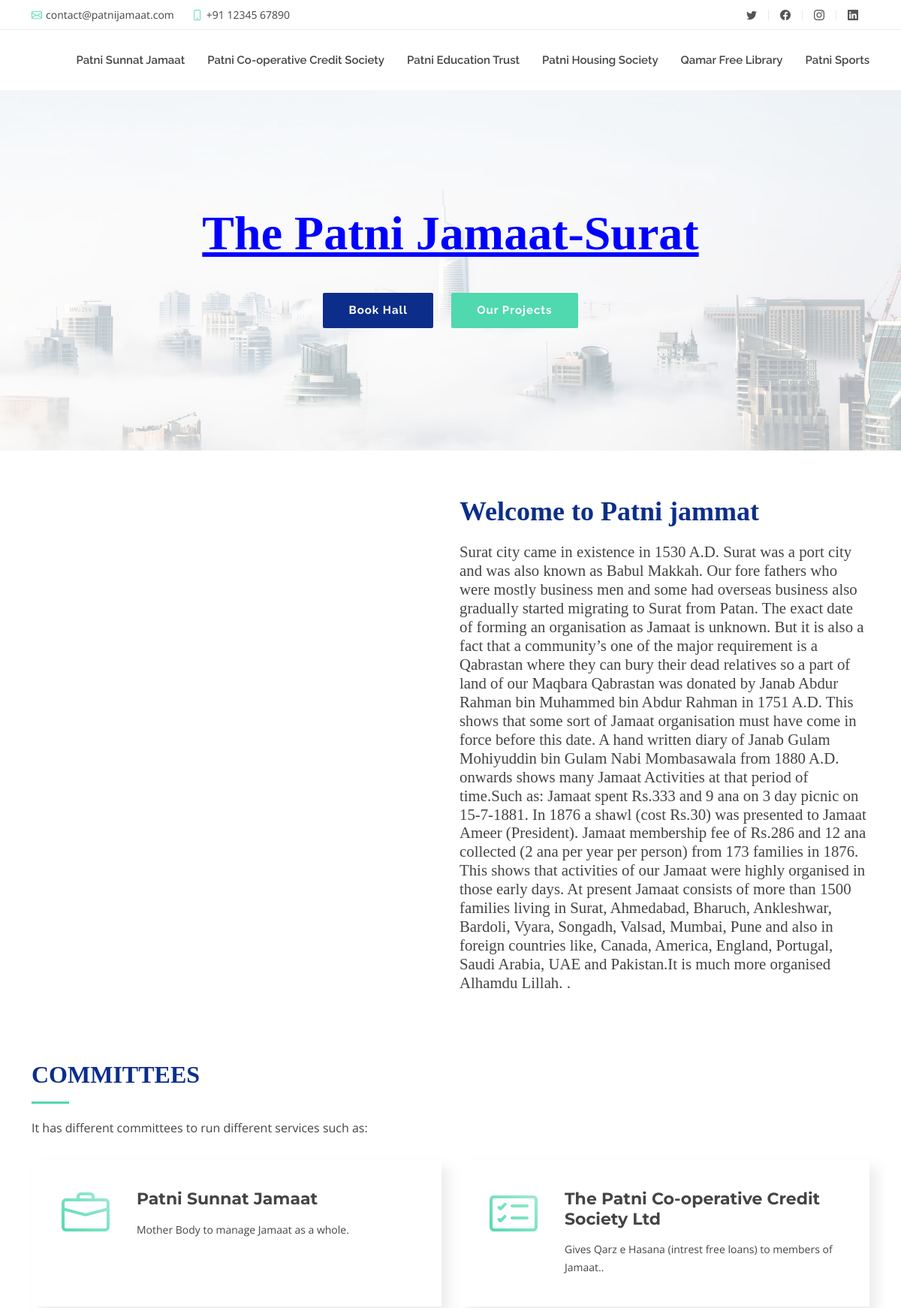
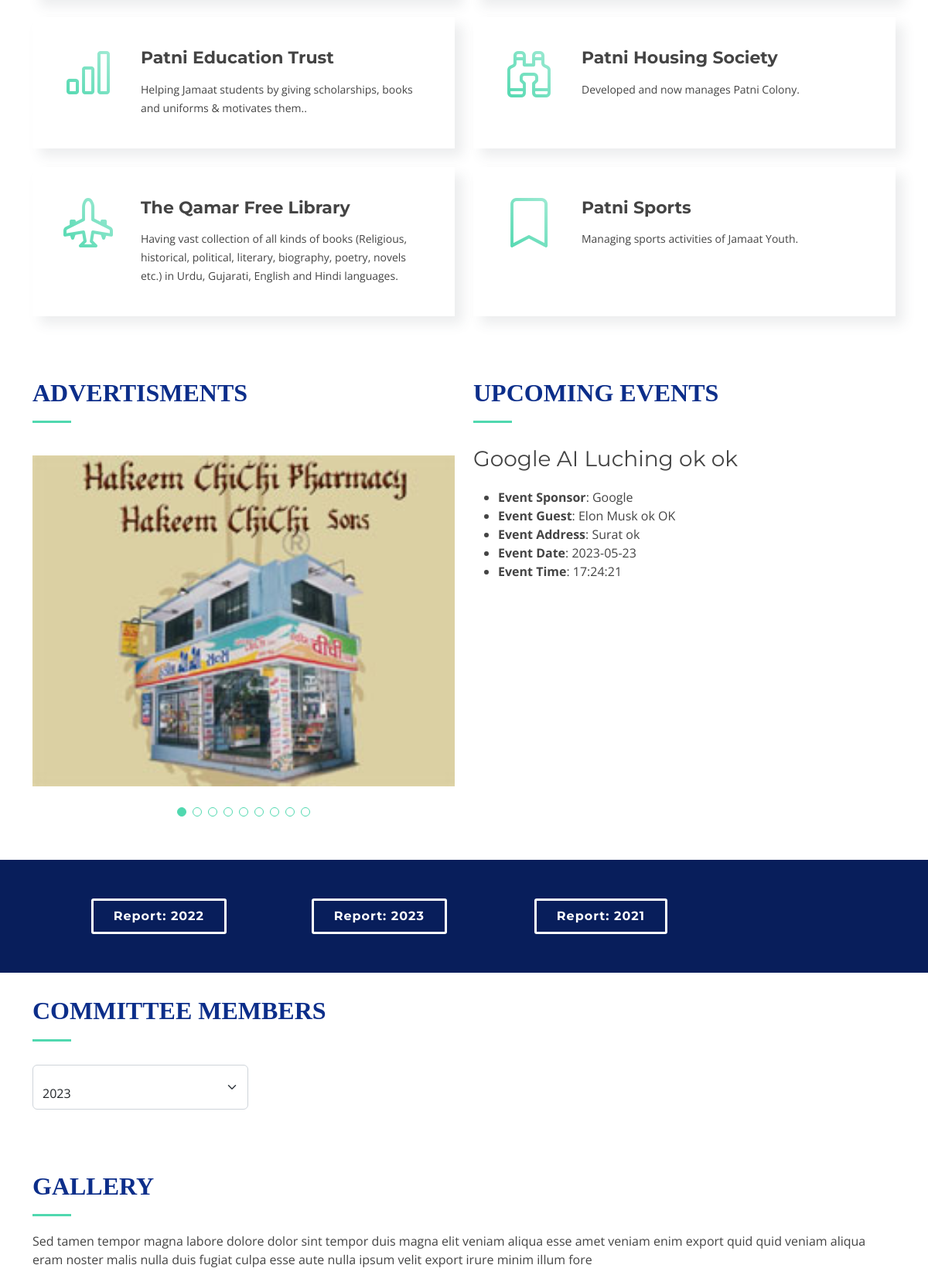
The page / (upper part) on the database its author committed (2 pictures, top to bottom).
### tables this page shows
CREATE TABLE `about` (
  `sid` int(11) NOT NULL,
  `committ_id` int(100) NOT NULL,
  `title` varchar(255) NOT NULL,
  `description` text NOT NULL,
  `filename` varchar(255) NOT NULL
);

CREATE TABLE `ads` (
  `ads_id` int(11) NOT NULL,
  `filename` varchar(255) NOT NULL
);

CREATE TABLE `even` (
  `eid` int(11) NOT NULL,
  `title` varchar(255) NOT NULL,
  `sponser` varchar(255) NOT NULL,
  `address` varchar(255) NOT NULL,
  `date` date NOT NULL,
  `time` time NOT NULL,
  `guest_name` varchar(255) NOT NULL,
  `committee_id` int(11) NOT NULL,
  `filename` varchar(500) NOT NULL
);

CREATE TABLE `report` (
  `pid` int(11) NOT NULL,
  `committee_id` int(11) NOT NULL,
  `year` varchar(255) NOT NULL,
  `filename` varchar(255) NOT NULL
);

### index.php (the view, shortened to what this page needs)
<!DOCTYPE html>
<html lang="en">
<head>
  <link rel="stylesheet" href="https://cdnjs.cloudflare.com/ajax/libs/font-awesome/4.7.0/css/font-awesome.min.css">
  <link href="assets/vendor/aos/aos.css" rel="stylesheet">
  <link href="assets/vendor/bootstrap/css/bootstrap.min.css" rel="stylesheet">
  <link href="assets/vendor/bootstrap-icons/bootstrap-icons.css" rel="stylesheet">
  <link href="assets/vendor/boxicons/css/boxicons.min.css" rel="stylesheet">
  <link href="assets/vendor/glightbox/css/glightbox.min.css" rel="stylesheet">
  <link href="assets/vendor/swiper/swiper-bundle.min.css" rel="stylesheet">
  <link href="assets/css/style.css" rel="stylesheet">
</head>
<body>
  <section id="topbar" class="d-flex align-items-center">
    <div class="container d-flex justify-content-center justify-content-md-between">
      <div class="contact-info d-flex align-items-center">
        <i class="bi bi-envelope d-flex align-items-center"><a href="mailto:contact@example.com">contact@patnijamaat.com</a></i>
        <i class="bi bi-phone d-flex align-items-center ms-4"><span>+91 12345 67890</span></i>
      </div>
      <div class="social-links d-none d-md-flex align-items-center">
        <a href="#" class="twitter"><i class="bi bi-twitter"></i></a>
        <a href="#" class="facebook"><i class="bi bi-facebook"></i></a>
        <a href="#" class="instagram"><i class="bi bi-instagram"></i></a>
        <a href="#" class="linkedin"><i class="bi bi-linkedin"></i></i></a>
      </div>
    </div>
  </section>
  <?php include 'header.php';?>
  <section id="hero">
    <div class="hero-content" data-aos="fade-up">
      <h2 style="font-family: 'DM Serif Display', serif;"><span style="color:blue";>The Patni Jamaat-Surat</span></h2>
      <div>
        <a href="#about" class="btn-get-started scrollto">Book Hall</a>
        <a href="#portfolio" class="btn-projects scrollto">Our Projects</a>
      </div>
    </div>
    <div class="hero-slider swiper">
      <div class="swiper-wrapper">
        <div class="swiper-slide" style="background-image: url('assets/img/hero-carousel/1.jpg');"></div>
        <div class="swiper-slide" style="background-image: url('assets/img/hero-carousel/5.jpg');"></div>
      </div>
    </div>
  </section>
  <main id="main">
    <section id="about">
      <div class="container" data-aos="fade-up">
        <div class="row">
        <?php
require ('config.php');
$sql = "SELECT * FROM about WHERE sid='1'";
$result = mysqli_query($conn,$sql) or die("Failed");
if(mysqli_num_rows($result)>0){
    while($row = mysqli_fetch_assoc($result)){
?>
          <div class="col-lg-6 about-img">
          </div>
          <div class="col-lg-6 content">
            <h2 style="font-family: 'DM Serif Display', serif;"><?php echo $row['title']; ?></h2>
            <h6 style="font-size: 1.3rem; font-family: 'DM Serif Display', serif;"><?php echo $row['description']; ?></h6>
			    </div>
        </div>
  <?php }}?>
      </div>
    </section>
    <section id="services">
      <div class="container" data-aos="fade-up">
        <div class="section-header">
          <h2 style="font-family: 'DM Serif Display', serif;">Committees</h2>
          <p>It has different committees to run different services such as:</p>
        </div>
        <div class="row gy-4">
          <div class="col-lg-6" data-aos="fade-up" data-aos-delay="100">
            <div class="box">
              <div class="icon"><i class="bi bi-briefcase"></i></div>
              <h4 class="title"><a href="index.php">Patni Sunnat Jamaat </a></h4>
              <p class="description">Mother Body to manage Jamaat as a whole.</p>
            </div>
          </div>
          <div class="col-lg-6" data-aos="fade-up" data-aos-delay="200">
            <div class="box">
              <div class="icon"><i class="bi bi-card-checklist"></i></div>
              <h4 class="title"><a href="patni_co-operative_credit_society.php">The Patni Co-operative Credit Society Ltd</a></h4>
              <p class="description">Gives Qarz e Hasana (intrest free loans) to members of Jamaat..</p>
            </div>
          </div>
          <div class="col-lg-6" data-aos="fade-up" data-aos-delay="300">
            <div class="box">
              <div class="icon"><i class="bi bi-bar-chart"></i></div>
              <h4 class="title"><a href="patni_education_trust.php">Patni Education Trust</a></h4>
              <p class="description">Helping Jamaat students by giving scholarships, books and uniforms & motivates them..</p>
            </div>
          </div>
          <div class="col-lg-6" data-aos="fade-up" data-aos-delay="400">
            <div class="box">
              <div class="icon"><i class="bi bi-binoculars"></i></div>
              <h4 class="title"><a href="patni_housing_society.php">Patni Housing Society</a></h4>
              <p class="description">Developed and now manages Patni Colony.</p>
            </div>
          </div>
		  <div class="col-lg-6" data-aos="fade-up" data-aos-delay="400">
            <div class="box">
              <div class="icon"><i class="bi bi-airplane-engines"></i></div>
              <h4 class="title"><a href="qamar_free_library.php">The Qamar Free Library </a></h4>
              <p class="description">Having vast collection of all kinds of books (Religious, historical, political, literary, biography, poetry, novels etc.) in Urdu, Gujarati, English and Hindi languages.</p>
            </div>
          </div>
		  <div class="col-lg-6" data-aos="fade-up" data-aos-delay="400">
            <div class="box">
              <div class="icon"><i class="bi bi-bookmark"></i></div>
              <h4 class="title"><a href="patni_sports.php">Patni Sports </a></h4>
              <p class="description">Managing sports activities of Jamaat Youth.</p>
            </div>
          </div>
        </div>
      </div>
    </section>
     <?php
require ('config.php');
$select = "SELECT * FROM even WHERE committee_id='1'";
$result3 = $conn->query($select);
?>
 <section id="portfolio-details"  class="portfolio-details">
    <div class="container">
      <div class="row">
        <div class="col-lg-6">
        <div class="section-header">
        <h2 style="font-family: 'DM Serif Display', serif;">Advertisments</h2>
      </div>
          <div class="portfolio-details-slider swiper">
            <div class="swiper-wrapper align-items-center">
            <?php
require ('config.php');
$sql = "SELECT * FROM `ads` ";
$result = mysqli_query($conn,$sql) or die("Failed");
if(mysqli_num_rows($result)>0){
    while($row = mysqli_fetch_assoc($result)){
?>
              <div class="swiper-slide">
                <img src="admin/upload/<?php echo $row['filename']; ?>" alt="">
              </div>
<?php }
}?>
            </div>
            <div class="swiper-pagination"></div>
          </div>
        </div>
        <div class="col-lg-6">
        <div class="section-header">
        <h2 style="font-family: 'DM Serif Display', serif;">Upcoming Events</h2>
      </div>
          <div class="portfolio-details-slider swiper">
            <div class="swiper-wrapper align-items-center">
              <?php
             while($row = $result3->fetch_object()){
               echo '<div class="swiper-slide active">';
             echo '<h3>'. $row->title. '</h3>';
              ?>
          <ul>
          <?php
             $category= "Event Sponsor";
             $guset="Event Guest";
             $address="Event Address";
             $date="Event Date";
             $time="Event Time";
             echo'<li><strong>'.$category.'</strong>: '.$row->sponser.'</li>';
             echo'<li><strong>'.$guset.'</strong>: '.$row->guest_name.'</li>';
             echo'<li><strong>'.$address.'</strong>: '.$row->address.'</li>';
             echo'<li><strong>'.$date.'</strong>: '.$row->date.'</li>';
             echo'<li><strong>'.$time.'</strong>: '.$row->time.'</li>';
             echo '</ul></div>';
             }
          ?>
            </div>
          </div>
        </div>
      </div>
    </div>
  </section>
    <section id="call-to-action">
      <div class="container" data-aos="zoom-out">
        <div class="row">
          <?php
require ('config.php');
$sql = "SELECT * FROM `report` WHERE committee_id='1'";
$result = mysqli_query($conn,$sql) or die("Failed");
if(mysqli_num_rows($result)>0){
    while($row = mysqli_fetch_assoc($result)){
?>
          <div class="col-lg-3 cta-btn-container text-center">
          <a class="cta-btn align-middle" href="admin/rpdf/<?php echo $row['filename'];?>">Report: <?php echo $row['year'];?></a>
          </div>
          <?php }}?>
        </div>
      </div>
    </section>
    <section id="team">
      <div class="container" data-aos="fade-up">
        <div class="section-header">
          <h2 style="font-family: 'DM Serif Display', serif;">Committee Members</h2>
        </div>
        <div class="col-lg-3 col-md-6">
          <div class="form-floating">
            <select class="form-select" id="yearSelect" style="margin-bottom: 50px;">
              <option value=''>Select Year</option>
            </select>
          </div>
        </div>
      </div>
    </section>
    <section id="portfolio" class="portfolio">
      <div class="container" data-aos="fade-up">
        <div class="section-header">
          <h2 style="font-family: 'DM Serif Display', serif;">Gallery</h2>
          <p>Sed tamen tempor magna labore dolore dolor sint tempor duis magna elit veniam aliqua esse amet veniam enim export quid quid veniam aliqua eram noster malis nulla duis fugiat culpa esse aute nulla ipsum velit export irure minim illum fore</p>
        </div>
    </section>
  </main>
</body>
</html>

### header.php (shortened to what this page needs)
<header id="header" class="d-flex align-items-center">
    <div class="container d-flex justify-content-between">
      <nav id="navbar" class="navbar">
        <ul>
          <li><a class="nav-link scrollto" href="index.php"><span>Patni Sunnat Jamaat</span></a></li>
          <li><a class="nav-link scrollto" href="patni_co-operative_credit_society.php"><span>Patni Co-operative Credit Society</span></a></li>
          <li><a class="nav-link scrollto" href="patni_education_trust.php"><span>Patni Education Trust</span></a></li>
          <li><a class="nav-link scrollto" href="patni_housing_society.php"><span>Patni Housing Society</span></a></li>
          <li><a class="nav-link scrollto" href="qamar_free_library.php"><span>Qamar Free Library</span></a></li>
          <li><a class="nav-link scrollto" href="patni_sports.php"><span>Patni Sports</span></a></li>
        </ul>
      </nav>
       </div>
  </header>

### rows shown on the page
about: title "Welcome to Patni jammat", description "Surat city came in existence in 1530 A.D. Surat was a port city and was also known as Babul Makkah. Our fore fathers who were mostly business men and some had overseas business also gradually started migrating to Surat from Patan. The exact date of forming an organisation as Jamaat is unknown. But it is also a fact that a community’s one of the major requirement is a Qabrastan where they can bury their dead relatives so a part of land of our Maqbara Qabrastan was donated by Janab Abdur Rahman bin Muhammed bin Abdur Rahman in 1751 A.D. This shows that some sort of Jamaat organisation must have come in force before this date. A hand written diary of Janab Gulam Mohiyuddin bin Gulam Nabi…"
ads: filename (picture)
even: title "Google AI Luching ok ok", category "Event Sponsor", sponser "Google", guset "Event Guest", guest_name "Elon Musk ok OK", address "Event Address", address "Surat ok", date "Event Date", date "2023-05-23", time "Event Time", time "17:24:21"
report: year "2022"
report: year "2023"
report: year "2021"
